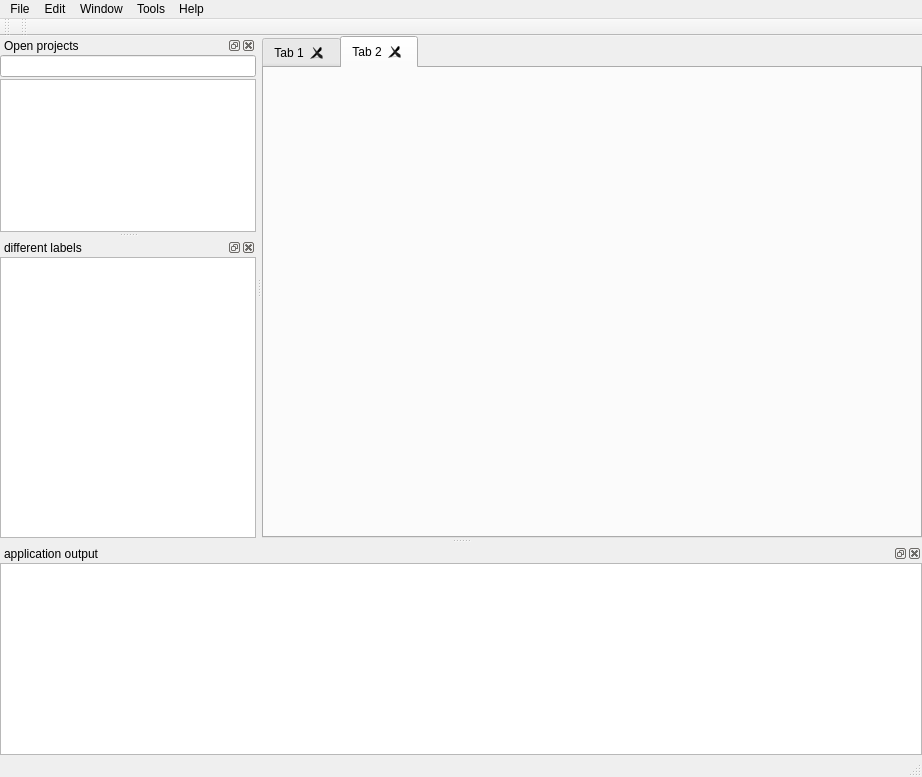
<?xml version="1.0" encoding="UTF-8"?>
<ui version="4.0">
 <class>MDImain</class>
 <widget class="QMainWindow" name="MDImain">
  <property name="geometry">
   <rect>
    <x>0</x>
    <y>0</y>
    <width>922</width>
    <height>777</height>
   </rect>
  </property>
  <property name="sizePolicy">
   <sizepolicy hsizetype="Expanding" vsizetype="Expanding">
    <horstretch>0</horstretch>
    <verstretch>0</verstretch>
   </sizepolicy>
  </property>
  <property name="windowTitle">
   <string>HEXplorer</string>
  </property>
  <property name="windowIcon">
   <iconset resource="icones.qrc">
    <normaloff>:/icones/space_shuttle.ico</normaloff>:/icones/space_shuttle.ico</iconset>
  </property>
  <property name="iconSize">
   <size>
    <width>50</width>
    <height>50</height>
   </size>
  </property>
  <widget class="QWidget" name="centralwidget">
   <layout class="QVBoxLayout" name="verticalLayout_2">
    <property name="spacing">
     <number>0</number>
    </property>
    <property name="margin">
     <number>0</number>
    </property>
    <item>
     <widget class="CTabWidget" name="tabWidget">
      <property name="acceptDrops">
       <bool>true</bool>
      </property>
      <property name="currentIndex">
       <number>1</number>
      </property>
      <property name="tabsClosable">
       <bool>true</bool>
      </property>
      <property name="movable">
       <bool>true</bool>
      </property>
      <widget class="QWidget" name="tab">
       <attribute name="title">
        <string>Tab 1</string>
       </attribute>
      </widget>
      <widget class="QWidget" name="tab_2">
       <attribute name="title">
        <string>Tab 2</string>
       </attribute>
      </widget>
     </widget>
    </item>
   </layout>
  </widget>
  <widget class="QMenuBar" name="menubar">
   <property name="geometry">
    <rect>
     <x>0</x>
     <y>0</y>
     <width>922</width>
     <height>18</height>
    </rect>
   </property>
   <property name="defaultUp">
    <bool>false</bool>
   </property>
   <widget class="QMenu" name="menuFile">
    <property name="title">
     <string>File</string>
    </property>
    <widget class="QMenu" name="menuRecent_Files">
     <property name="title">
      <string>Recent projects</string>
     </property>
    </widget>
    <addaction name="actionNewA2lProject"/>
    <addaction name="menuRecent_Files"/>
    <addaction name="separator"/>
    <addaction name="actionCheck_for_updates"/>
    <addaction name="separator"/>
    <addaction name="actionOpen_Saphir_file"/>
    <addaction name="separator"/>
    <addaction name="actionExit"/>
   </widget>
   <widget class="QMenu" name="menuHelp">
    <property name="title">
     <string>Help</string>
    </property>
    <addaction name="actionAbout"/>
   </widget>
   <widget class="QMenu" name="menuWindow">
    <property name="title">
     <string>Window</string>
    </property>
    <addaction name="separator"/>
   </widget>
   <widget class="QMenu" name="menuEdit">
    <property name="title">
     <string>Edit</string>
    </property>
    <addaction name="actionSettings"/>
   </widget>
   <widget class="QMenu" name="menuTools">
    <property name="title">
     <string>Tools</string>
    </property>
    <addaction name="actionCompare_dataset"/>
   </widget>
   <addaction name="menuFile"/>
   <addaction name="menuEdit"/>
   <addaction name="menuWindow"/>
   <addaction name="menuTools"/>
   <addaction name="menuHelp"/>
  </widget>
  <widget class="QDockWidget" name="outputListWidget">
   <property name="sizePolicy">
    <sizepolicy hsizetype="Preferred" vsizetype="Expanding">
     <horstretch>0</horstretch>
     <verstretch>0</verstretch>
    </sizepolicy>
   </property>
   <property name="minimumSize">
    <size>
     <width>922</width>
     <height>150</height>
    </size>
   </property>
   <property name="maximumSize">
    <size>
     <width>524287</width>
     <height>500</height>
    </size>
   </property>
   <property name="styleSheet">
    <string notr="true"/>
   </property>
   <property name="allowedAreas">
    <set>Qt::BottomDockWidgetArea</set>
   </property>
   <property name="windowTitle">
    <string>application output</string>
   </property>
   <attribute name="dockWidgetArea">
    <number>8</number>
   </attribute>
   <widget class="QWidget" name="dockWidgetContents_7">
    <layout class="QVBoxLayout" name="verticalLayout">
     <property name="margin">
      <number>0</number>
     </property>
     <item>
      <widget class="QListWidget" name="listWidget">
       <property name="sizePolicy">
        <sizepolicy hsizetype="Expanding" vsizetype="Expanding">
         <horstretch>0</horstretch>
         <verstretch>0</verstretch>
        </sizepolicy>
       </property>
       <property name="minimumSize">
        <size>
         <width>0</width>
         <height>0</height>
        </size>
       </property>
       <property name="maximumSize">
        <size>
         <width>16777215</width>
         <height>480</height>
        </size>
       </property>
      </widget>
     </item>
    </layout>
   </widget>
  </widget>
  <widget class="QDockWidget" name="projectTreeView">
   <property name="sizePolicy">
    <sizepolicy hsizetype="Preferred" vsizetype="Preferred">
     <horstretch>0</horstretch>
     <verstretch>0</verstretch>
    </sizepolicy>
   </property>
   <property name="baseSize">
    <size>
     <width>0</width>
     <height>0</height>
    </size>
   </property>
   <property name="windowTitle">
    <string>Open projects</string>
   </property>
   <attribute name="dockWidgetArea">
    <number>1</number>
   </attribute>
   <widget class="QWidget" name="dockWidgetContents_3">
    <property name="minimumSize">
     <size>
      <width>150</width>
      <height>0</height>
     </size>
    </property>
    <layout class="QVBoxLayout" name="verticalLayout_4">
     <property name="spacing">
      <number>2</number>
     </property>
     <property name="margin">
      <number>0</number>
     </property>
     <item>
      <widget class="QLineEdit" name="lineEdit"/>
     </item>
     <item>
      <widget class="QTreeView" name="treeView">
       <property name="dragEnabled">
        <bool>false</bool>
       </property>
       <property name="sortingEnabled">
        <bool>false</bool>
       </property>
      </widget>
     </item>
    </layout>
   </widget>
  </widget>
  <widget class="QDockWidget" name="dockWidget">
   <property name="enabled">
    <bool>true</bool>
   </property>
   <property name="sizePolicy">
    <sizepolicy hsizetype="Preferred" vsizetype="Minimum">
     <horstretch>0</horstretch>
     <verstretch>0</verstretch>
    </sizepolicy>
   </property>
   <property name="minimumSize">
    <size>
     <width>150</width>
     <height>300</height>
    </size>
   </property>
   <property name="windowTitle">
    <string>different labels</string>
   </property>
   <attribute name="dockWidgetArea">
    <number>1</number>
   </attribute>
   <widget class="QWidget" name="dockWidgetContents">
    <property name="sizePolicy">
     <sizepolicy hsizetype="Preferred" vsizetype="Preferred">
      <horstretch>0</horstretch>
      <verstretch>0</verstretch>
     </sizepolicy>
    </property>
    <layout class="QVBoxLayout" name="verticalLayout_5">
     <property name="margin">
      <number>0</number>
     </property>
     <item>
      <layout class="QVBoxLayout" name="verticalLayout_3">
       <item>
        <widget class="QTreeView" name="treeView_2"/>
       </item>
      </layout>
     </item>
    </layout>
   </widget>
  </widget>
  <widget class="QToolBar" name="toolBar_a2l">
   <property name="windowTitle">
    <string>A2L toolbar</string>
   </property>
   <property name="iconSize">
    <size>
     <width>25</width>
     <height>25</height>
    </size>
   </property>
   <attribute name="toolBarArea">
    <enum>TopToolBarArea</enum>
   </attribute>
   <attribute name="toolBarBreak">
    <bool>false</bool>
   </attribute>
  </widget>
  <widget class="QToolBar" name="toolBar_data">
   <property name="windowTitle">
    <string>HEX toolbar</string>
   </property>
   <property name="iconSize">
    <size>
     <width>25</width>
     <height>25</height>
    </size>
   </property>
   <attribute name="toolBarArea">
    <enum>TopToolBarArea</enum>
   </attribute>
   <attribute name="toolBarBreak">
    <bool>false</bool>
   </attribute>
  </widget>
  <widget class="QStatusBar" name="statusBar"/>
  <action name="actionExit">
   <property name="icon">
    <iconset resource="icones.qrc">
     <normaloff>:/icones/exit2.png</normaloff>:/icones/exit2.png</iconset>
   </property>
   <property name="text">
    <string>exit</string>
   </property>
  </action>
  <action name="actionNewA2lProject">
   <property name="icon">
    <iconset resource="icones.qrc">
     <normaloff>:/icones/milky_cartable.png</normaloff>:/icones/milky_cartable.png</iconset>
   </property>
   <property name="text">
    <string>new project (A2L)</string>
   </property>
  </action>
  <action name="actionFind">
   <property name="icon">
    <iconset resource="icones.qrc">
     <normaloff>:/icones/milky_find.png</normaloff>:/icones/milky_find.png</iconset>
   </property>
   <property name="text">
    <string>Find</string>
   </property>
   <property name="shortcut">
    <string>Ctrl+F</string>
   </property>
  </action>
  <action name="actionGenerateHexFile">
   <property name="icon">
    <iconset resource="icones.qrc">
     <normaloff>:/icones/milky_save.png</normaloff>:/icones/milky_save.png</iconset>
   </property>
   <property name="text">
    <string>save Hex</string>
   </property>
   <property name="toolTip">
    <string>save hex</string>
   </property>
  </action>
  <action name="actionCompareHex">
   <property name="icon">
    <iconset resource="icones.qrc">
     <normaloff>:/icones/milky_stereoAvanceRapide.png</normaloff>:/icones/milky_stereoAvanceRapide.png</iconset>
   </property>
   <property name="text">
    <string>compare</string>
   </property>
  </action>
  <action name="actionAbout">
   <property name="icon">
    <iconset resource="icones.qrc">
     <normaloff>:/icones/milky_info.png</normaloff>:/icones/milky_info.png</iconset>
   </property>
   <property name="text">
    <string>About</string>
   </property>
  </action>
  <action name="actionCreate_database">
   <property name="icon">
    <iconset>
     <normaloff>:/icones/RootIcon.ico</normaloff>:/icones/RootIcon.ico</iconset>
   </property>
   <property name="text">
    <string>open session</string>
   </property>
  </action>
  <action name="actionCompare_dataset">
   <property name="icon">
    <iconset resource="icones.qrc">
     <normaloff>:/icones/milky_loopHex.png</normaloff>:/icones/milky_loopHex.png</iconset>
   </property>
   <property name="text">
    <string>quicklook</string>
   </property>
  </action>
  <action name="actionChooseLabels">
   <property name="icon">
    <iconset>
     <normaloff>:/icones/find.png</normaloff>:/icones/find.png</iconset>
   </property>
   <property name="text">
    <string>labels</string>
   </property>
   <property name="toolTip">
    <string>choose labels</string>
   </property>
  </action>
  <action name="actionSave_session">
   <property name="icon">
    <iconset>
     <normaloff>:/icones/RootIcon.ico</normaloff>:/icones/RootIcon.ico</iconset>
   </property>
   <property name="text">
    <string>save session</string>
   </property>
  </action>
  <action name="actionCheck_for_updates">
   <property name="enabled">
    <bool>true</bool>
   </property>
   <property name="icon">
    <iconset resource="icones.qrc">
     <normaloff>:/icones/update.png</normaloff>:/icones/update.png</iconset>
   </property>
   <property name="text">
    <string>Check for updates</string>
   </property>
  </action>
  <action name="actionSettings">
   <property name="icon">
    <iconset resource="icones.qrc">
     <normaloff>:/icones/milky_outils.png</normaloff>:/icones/milky_outils.png</iconset>
   </property>
   <property name="text">
    <string>Settings</string>
   </property>
  </action>
  <action name="actionOpen_Saphir_file">
   <property name="enabled">
    <bool>false</bool>
   </property>
   <property name="text">
    <string>open Saphir file</string>
   </property>
  </action>
  <action name="actionOpen_script">
   <property name="text">
    <string>open script</string>
   </property>
  </action>
 </widget>
 <customwidgets>
  <customwidget>
   <class>CTabWidget</class>
   <extends>QTabWidget</extends>
   <header>ctabwidget.h</header>
   <container>1</container>
  </customwidget>
 </customwidgets>
 <resources>
  <include location="icones.qrc"/>
 </resources>
 <connections/>
</ui>
